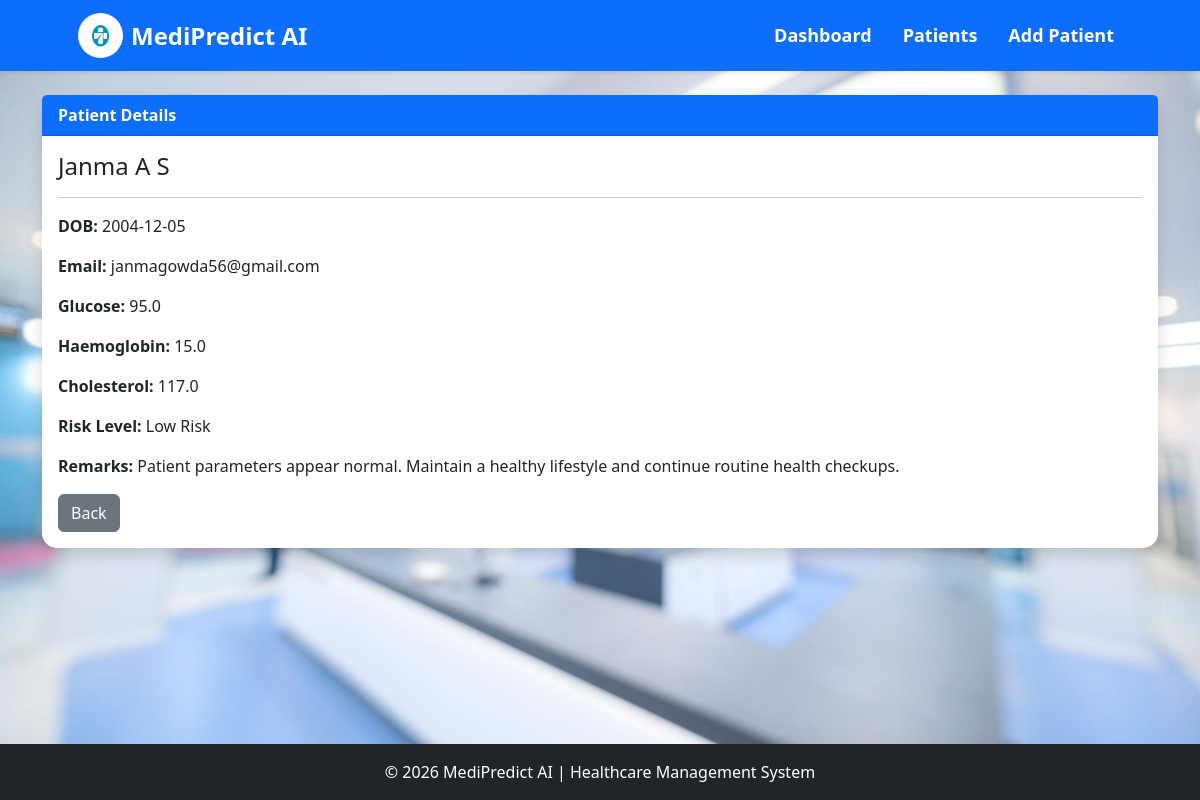
Screenshot of /view_patient/5 with the database file from the repository.
### tables this page shows
CREATE TABLE patients (

        id INTEGER PRIMARY KEY AUTOINCREMENT,

        full_name TEXT NOT NULL,

        dob DATE NOT NULL,

        email TEXT NOT NULL,

        glucose REAL NOT NULL,

        haemoglobin REAL NOT NULL,

        cholesterol REAL NOT NULL,

        risk_level TEXT,

        remarks TEXT,

        created_at TIMESTAMP DEFAULT CURRENT_TIMESTAMP

    );

### app.py (the view)
@app.route('/view_patient/<int:patient_id>')
def view_patient(patient_id):
    conn = sqlite3.connect('database.db')
    conn.row_factory = sqlite3.Row
    cursor = conn.cursor()
    cursor.execute("""
        SELECT *
        FROM patients
        WHERE id=?
    """, (patient_id,))
    patient = cursor.fetchone()
    conn.close()
    return render_template(
        'view_patient.html',
        patient=patient
    )

### templates/view_patient.html
{% extends 'base.html' %}
{% block content %}
<div class="container mt-4">
    <div class="card shadow">
        <div class="card-header bg-primary text-white">
            Patient Details
        </div>
        <div class="card-body">
            <h4>{{ patient.full_name }}</h4>
            <hr>
            <p><strong>DOB:</strong> {{ patient.dob }}</p>
            <p><strong>Email:</strong> {{ patient.email }}</p>
            <p><strong>Glucose:</strong> {{ patient.glucose }}</p>
            <p><strong>Haemoglobin:</strong> {{ patient.haemoglobin }}</p>
            <p><strong>Cholesterol:</strong> {{ patient.cholesterol }}</p>
            <p><strong>Risk Level:</strong> {{ patient.risk_level }}</p>
            <p><strong>Remarks:</strong> {{ patient.remarks }}</p>
            <a href="{{ url_for('patients') }}"
               class="btn btn-secondary">
                Back
            </a>
        </div>
    </div>
</div>
{% endblock %}

### static/css/style.css (style rules this page uses)
body { background-image: url("../images/bg.jpg"); background-size: cover; background-position: center; background-repeat: no-repeat; background-attachment: fixed; min-height: 100vh; }
.card { border:none; border-radius:15px; }
.card-header { font-weight:bold; }
.container { position:relative; z-index:2; }
html, body { height:100%; }
body { display:flex; flex-direction:column; }

### rows the page displays
patients: full_name "Janma A S", dob "2004-12-05", email "janmagowda56@gmail.com", glucose "95.0", haemoglobin "15.0", cholesterol "117.0", risk_level "Low Risk", remarks "Patient parameters appear normal. Maintain a healthy lifestyle and continue routine health checkups."
